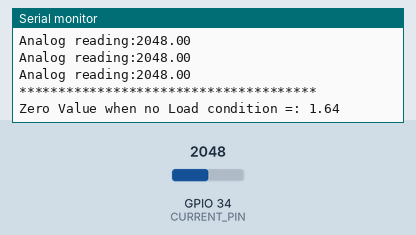
A sketch run on a simulated ESP32. Parts: the last lines printed to the serial monitor. The test bench sets the inputs (shaded band); at power-on: GPIO 34 (CURRENT_PIN) = 2048 (analog values on the 0–4095 scale). WiFi joins after 1.5 s; servers stay silent unless stated; the local clock reads 2024-03-15 10:24:30 at power-on unless the sketch sets it.

Above: at 4.8 s.
4.9 s: GPIO 34 (CURRENT_PIN) set to 2866
At 6.9 s:
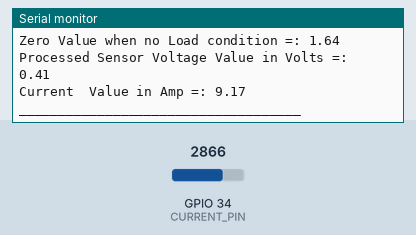
7.2 s: GPIO 34 (CURRENT_PIN) set to 3603
At 8.3 s:
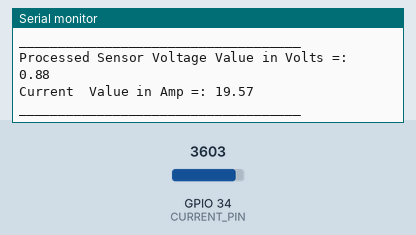
Timing chart, 0 to 10.2 s (numbered marks = the images above; inputs shaded):
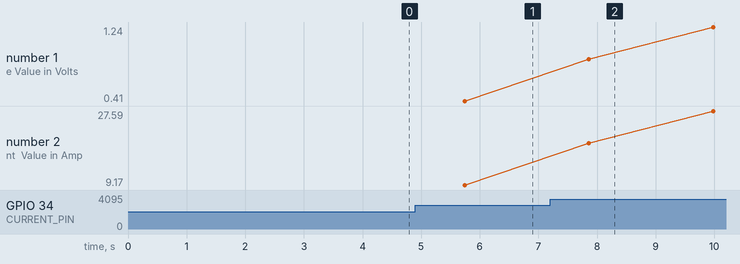

Measured:
- after the input at 4.9 s, the serial monitor: prints a new line after 0.84 s (image 1)
- after the input at 7.2 s, the serial monitor: prints a new line after 0.66 s (image 2)
- plotted number 1: 0.41 → 1.24 after the input at 7.2 s
- plotted number 2: 9.17 → 27.59 after the input at 7.2 s

The sketch:

current_sensor_v2.ino
```cpp
#include <WiFi.h>
#include <time.h>
#include <HTTPClient.h>
#include "constants.h"

#define THINGSPEAK  true
#define ONEM2M true

void setup_Thingspeak();
void publish_Thingspeak(unsigned int , float );
void publish_Onem2m(unsigned int , float);

const char * ntpServer = "time.iiit.ac.in";

long int prev_millis = 0;
unsigned long epochTime;
float zeroValue = 0, sensorValue, outputValue;

unsigned long getTime() {
  time_t now;
  struct tm timeinfo;
  if (!getLocalTime( & timeinfo)) {
    //Serial.println("Failed to obtain time");
    return (0);
  }
  time( & now);
  return now;
}

void setup() {
  Serial.begin(115200);
  WiFi.begin(MAIN_SSID, MAIN_PASS);
  while (WiFi.status() != WL_CONNECTED) {
    delay(500);
    Serial.print(".");
  }

  Serial.println(WiFi.localIP());
  configTime(0, 0, ntpServer);
  zeroValue = setup_sensor();
  setup_thingspeak();

}

void loop() {
 float sensor_value = read_sensor(zeroValue);
 bool nw_status = WiFi.status()== WL_CONNECTED? true: false;
 if ((millis() - prev_millis) >= INTERVAL){
 epochTime = getTime();
 publish_Onem2m(epochTime, sensor_value);
 publish_thingspeak(epochTime, sensor_value);
 prev_millis = millis();
 }

}
```

Currentsensor.ino
```cpp
#define CURRENT_PIN 34
#define SENSITIVITY 0.045

float setup_sensor(){
  pinMode(CURRENT_PIN, INPUT);
  analogReadResolution(12);
  delay(1000);
  zeroValue = 0;
  // Read current sensor when there is no load
  for(int i=0; i<500;i++){
  sensorValue = analogRead(CURRENT_PIN);
  Serial.print("Analog reading:");
  Serial.println(sensorValue);
  zeroValue = (sensorValue *(3.27/4095)) + (zeroValue);
  delay(2);
  }

  zeroValue = zeroValue /500;
  Serial.println("**************************************");

  Serial.print("Zero Value when no Load condition =: ");
  Serial.println(zeroValue);
  return zeroValue;
}

float read_sensor(float zeroValue){
  double sumValue = 0.0;
// capturing sensor voltage rms and current

  for(int i=0; i<1000;i++){

  sensorValue = analogRead(CURRENT_PIN);
  outputValue = (sensorValue *(3.27/4095)) - ( zeroValue);

  sumValue = (outputValue * outputValue) + (sumValue);
  delay(2);

  }
  sumValue = (sumValue / 1000);
  sumValue = sqrt(sumValue);
  outputValue = sumValue /SENSITIVITY;

  Serial.print("Processed Sensor Voltage Value in Volts =:   ");
  Serial.println(sumValue);
  Serial.print("Current  Value in Amp =: ");
  Serial.println(outputValue);
  Serial.println("____________________________________");
  return outputValue;
}
```

Thingspeak.ino
```cpp
#include <ThingSpeak.h>
#include "constants.h"

WiFiClient  client;

void setup_thingspeak()
{
  ThingSpeak.begin(client);
}

void publish_thingspeak(unsigned long epochTime, float sensor_value)
{
  ThingSpeak.setField(1, sensor_value);
  ThingSpeak.setCreatedAt(String(epochTime));
  int x = ThingSpeak.writeFields(channel, writekey);

    if(x == 200){
      Serial.println("Channel update successful.");
    }
    else{
      Serial.println("Problem updating channel. HTTP error code " + String(x));
    }
}
```

constants.h
```cpp
#define THING_SPEAK_ADDRESS "api.thingspeak.com"

#define MAIN_SSID "IOT@iiith"
#define MAIN_PASS "!0*@3(t&#"

#define INTERVAL 15000
#define CSE_IP "esw-onem2m.iiit.ac.in"
#define CSE_PORT 443
#define OM2M_ORGIN "iudxvc:erwsrt"
#define OM2M_MN "/~/in-cse/in-name/"
#define OM2M_AE "trider"
#define OM2M_DATA_CONT "Node-1/Data"
#define HTTPS false

#define channel 2071547
#define writekey "S0RXHEII0OEYKJJQ" //LEGRZ1O3JX789OI7
```

onem2m.ino
```cpp
#include <HTTPClient.h>
#include "constants.h"

long randNumber;
HTTPClient http;
String server;

void publish_Onem2m(unsigned long epochTime, float sensor_value){
  String data;
  if (HTTPS){
    server = "https://" + String() + CSE_IP + ":" + String() + CSE_PORT + String() + OM2M_MN;
  }
  else{
    server = "http://" + String() + CSE_IP + ":" + String() + CSE_PORT + String() + OM2M_MN;
  }


  http.begin(server + String() + OM2M_AE + "/" + OM2M_DATA_CONT + "/");

  http.addHeader("X-M2M-Origin", OM2M_ORGIN);
  http.addHeader("Content-Type", "application/json;ty=4");
  http.addHeader("Content-Length", "100");

  data = "[" + String(epochTime) + ", " + String(sensor_value) +   + "]";
  String req_data = String() + "{\"m2m:cin\": {"

    +
    "\"con\": \"" + data + "\","

    +
    "\"lbl\": \"" + "V1.0.0" + "\","

    //+ "\"rn\": \"" + "cin_"+String(i++) + "\","

    +
    "\"cnf\": \"text\""

    +
    "}}";
  int code = http.POST(req_data);
  http.end();
  Serial.println(code);
  prev_millis = millis();
  delay(500);
}
```
